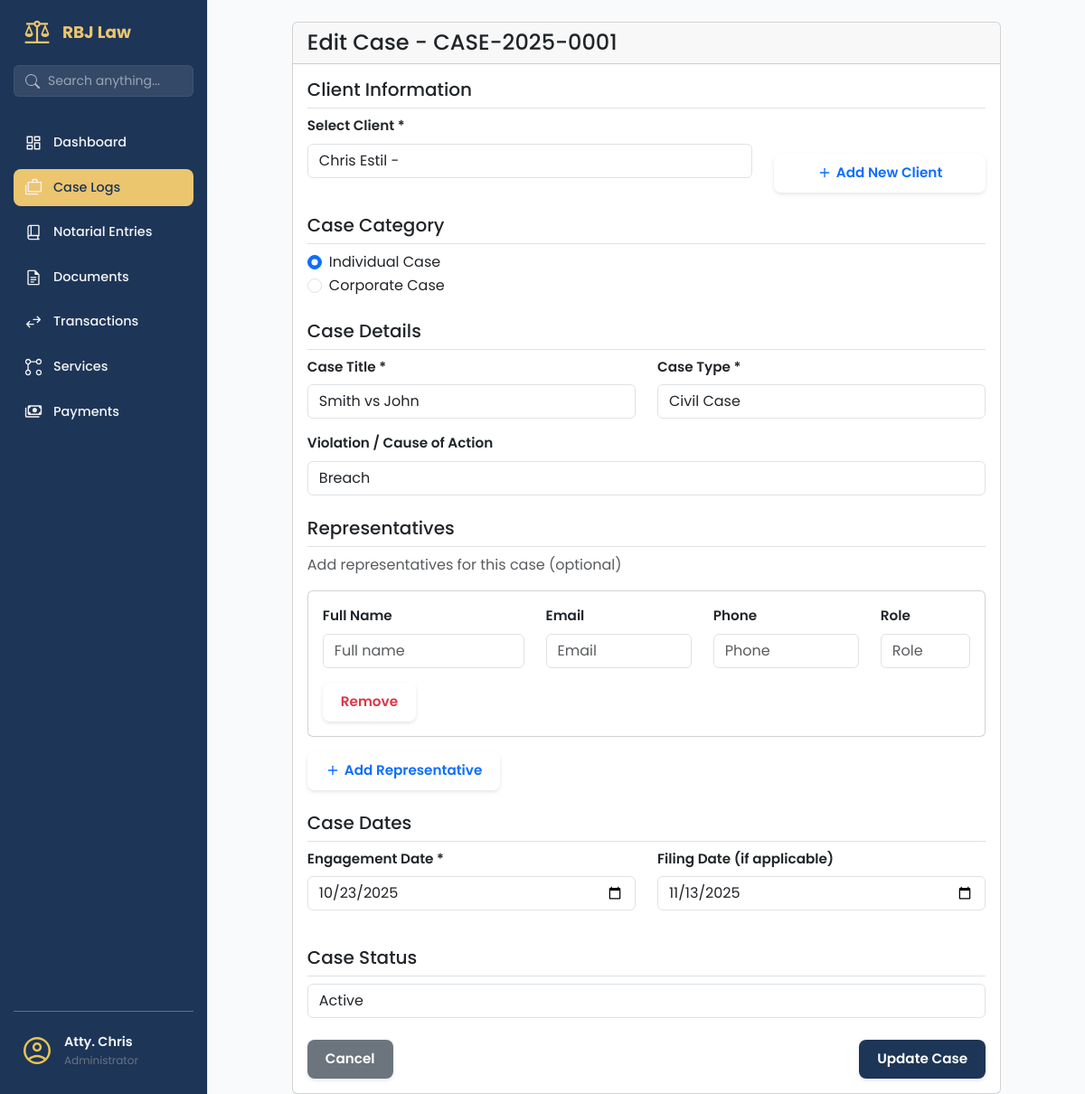
The page /cases/1/edit (signed in) on the database as committed earlier.
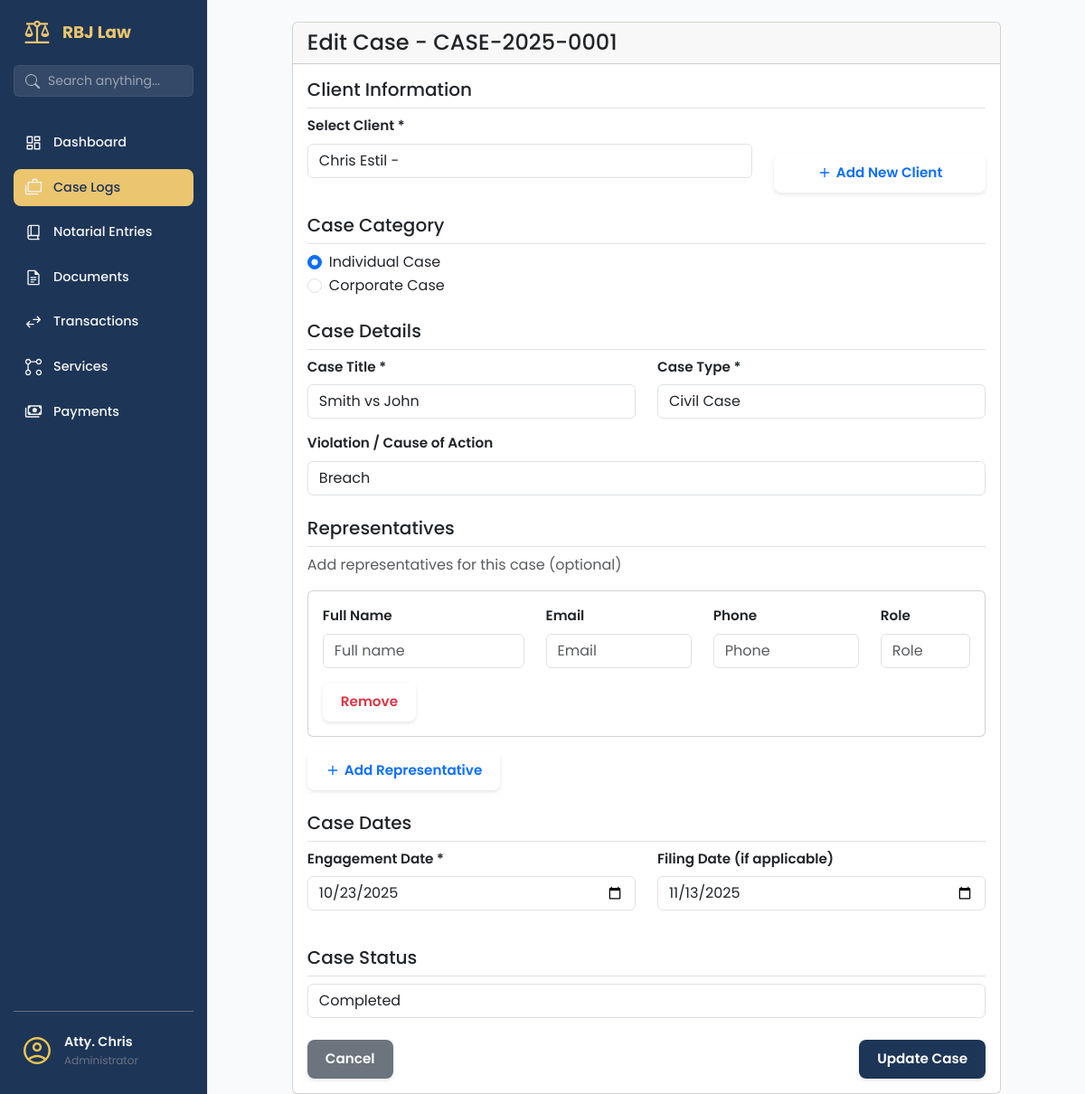
The same page on the database as committed later.
### app/models/case_mdl.py (models this page shows, shortened)
class Case(db.Model):
    __tablename__ = 'cases'
    id = db.Column(db.Integer, primary_key=True)
    case_number = db.Column(db.String(100), unique=True, nullable=False)
    title = db.Column(db.String(255), nullable=False)
    case_category = db.Column(db.String(50), default='individual', nullable=False)  # 'individual' or 'corporate'
    case_type = db.Column(db.String(100), nullable=False)
    violation = db.Column(db.String(255), nullable=True)
    status = db.Column(db.String(50), default='active', nullable=False)
    engagement_date = db.Column(db.Date, nullable=False)
    filing_date = db.Column(db.Date, nullable=True)
    client_id = db.Column(db.Integer, db.ForeignKey('clients.id'), nullable=False)
    assigned_attorney_id = db.Column(db.Integer, db.ForeignKey('users.id'), nullable=True)
    created_at = db.Column(db.DateTime, default=datetime.utcnow)
    updated_at = db.Column(db.DateTime, default=datetime.utcnow, onupdate=datetime.utcnow)
    client = db.relationship('Client', backref='cases', lazy=True)
    assigned_attorney = db.relationship('User', backref='assigned_cases', lazy=True)

### app/models/client_mdl.py (models this page shows, shortened)
class Client(db.Model):
    __tablename__ = 'clients'
    id = db.Column(db.Integer, primary_key=True)
    client_first_name = db.Column(db.String(100), nullable=False)
    client_last_name = db.Column(db.String(100), nullable=False)
    client_address = db.Column(db.String(255), nullable=False)
    client_email = db.Column(db.String(120), nullable=False, unique=True)
    client_phone = db.Column(db.String(50))
    client_role = db.Column(db.String(50))
    notes = db.Column(db.Text)
    is_active = db.Column(db.Boolean, default=True, nullable=False)
    deleted_at = db.Column(db.DateTime, nullable=True)
    @property
    def full_name(self):
        return f"{self.client_first_name} {self.client_last_name}"

### app/routes/case_routes.py (the view, shortened to what this page needs)
@case_bp.route('/<int:case_id>/edit', methods=['GET', 'POST'])
@login_required
def edit_case(case_id):
    case = CaseService.get_case_by_id(case_id)
    if not case:
        flash('Case not found!', 'error')
        return redirect(url_for('case.list_cases'))
    if request.method == 'GET':
        clients = get_all_clients()
        representatives = CaseService.get_case_representatives(case_id)
        return render_template('cases/edit_case.html',
                             case=case,
                             clients=clients,
                             representatives=representatives)

### app/services/case_service.py (called while the page is built)
    @staticmethod
    def get_case_by_id(case_id):
        return Case.query.get(case_id)

    @staticmethod
    def get_case_representatives(case_id):
        return Representative.query.filter_by(case_id=case_id).all()

### app/services/client_service.py (called while the page is built)
def get_all_clients():
    return Client.query.filter_by(is_active=True).all()  # CHANGED: only active clients

### app/templates/cases/edit_case.html (shortened to what the changed rows need)
{% extends "base.html" %}
{% block content %}
<div class="container mt-4">
    <div class="row justify-content-center">
        <div class="col-md-10">
            <div class="card">
                <div class="card-header">
                    <h4 class="mb-0">Edit Case - {{ case.case_number }}</h4>
                </div>
                <div class="card-body">
                    <form method="POST" action="{{ url_for('case.edit_case', case_id=case.id) }}" id="caseForm">
                        <div class="mb-4">
                            <div class="row">
                                <div class="col-md-8">
                                    <div class="mb-3">
                                        <label for="client_id" class="form-label">Select Client *</label>
                                        <select class="form-control" id="client_id" name="client_id" required>
                                            {% for client in clients %}
                                            <option value="{{ client.id }}" {% if client.id==case.client_id %}selected{% endif %}>
                                                {{ client.full_name }} - {{ client.email }}
                                            </option>
                                            {% endfor %}
                                        </select>
                                    </div>
                                </div>
                            </div>
                        </div>
                        <div class="mb-4">
                            <div class="row">
                                <div class="col-md-6">
                                    <div class="form-check">
                                        <input class="form-check-input" type="radio" name="case_category" id="individual" value="individual"
                                            {% if case.case_category == 'individual' %}checked{% endif %}>
                                        <label class="form-check-label" for="individual">
                                            Individual Case
                                        </label>
                                    </div>
                                    <div class="form-check">
                                        <input class="form-check-input" type="radio" name="case_category" id="corporate" value="corporate"
                                            {% if case.case_category == 'corporate' %}checked{% endif %}>
                                        <label class="form-check-label" for="corporate">
                                            Corporate Case
                                        </label>
                                    </div>
                                </div>
                            </div>
                        </div>
                        <div class="mb-4">
                            <div class="row">
                                <div class="col-md-6">
                                    <div class="mb-3">
                                        <label for="title" class="form-label">Case Title *</label>
                                        <input type="text" class="form-control" id="title" name="title" required
                                            value="{{ case.title }}"
                                            placeholder="e.g., Smith vs. Johnson Contract Dispute">
                                    </div>
                                </div>
                                <div class="col-md-6">
                                    <div class="mb-3">
                                        <label for="case_type" class="form-label">Case Type *</label>
                                        <select class="form-control" id="case_type" name="case_type" required>
                                            <option value="civil" {% if case.case_type=='civil' %}selected{% endif %}>
                                                Civil Case</option>
                                        </select>
                                    </div>
                                </div>
                            </div>
                            <div class="mb-3">
                                <label for="violation" class="form-label">Violation / Cause of Action</label>
                                <input type="text" class="form-control" id="violation" name="violation"
                                    value="{{ case.violation or '' }}"
                                    placeholder="e.g., Breach of Contract, Theft, etc.">
                            </div>
                        </div>
                        <div class="mb-4">
                            <div class="row">
                                <div class="col-md-6">
                                    <div class="mb-3">
                                        <label for="engagement_date" class="form-label">Engagement Date *</label>
                                        <input type="date" class="form-control" id="engagement_date"
                                            name="engagement_date" required
                                            value="{{ case.engagement_date.strftime('%Y-%m-%d') }}">
                                    </div>
                                </div>
                                <div class="col-md-6">
                                    <div class="mb-3">
                                        <label for="filing_date" class="form-label">Filing Date (if applicable)</label>
                                        <input type="date" class="form-control" id="filing_date" name="filing_date"
                                            value="{% if case.filing_date %}{{ case.filing_date.strftime('%Y-%m-%d') }}{% endif %}">
                                    </div>
                                </div>
                            </div>
                        </div>
                        <div class="mb-4">
                            <div class="mb-3">
                                <select class="form-control" id="status" name="status" required>
                                    <option value="active" {% if case.status=='active' %}selected{% endif %}>Active</option>
                                    <option value="completed" {% if case.status=='completed' %}selected{% endif %}>Completed</option>
                                </select>
                            </div>
                        </div>
                    </form>
                </div>
            </div>
        </div>
    </div>
</div>
{% endblock %}

Rows that differ between the two databases and show on the page:
changed Case "☑ Individual Case": status "Active" → "Completed"
